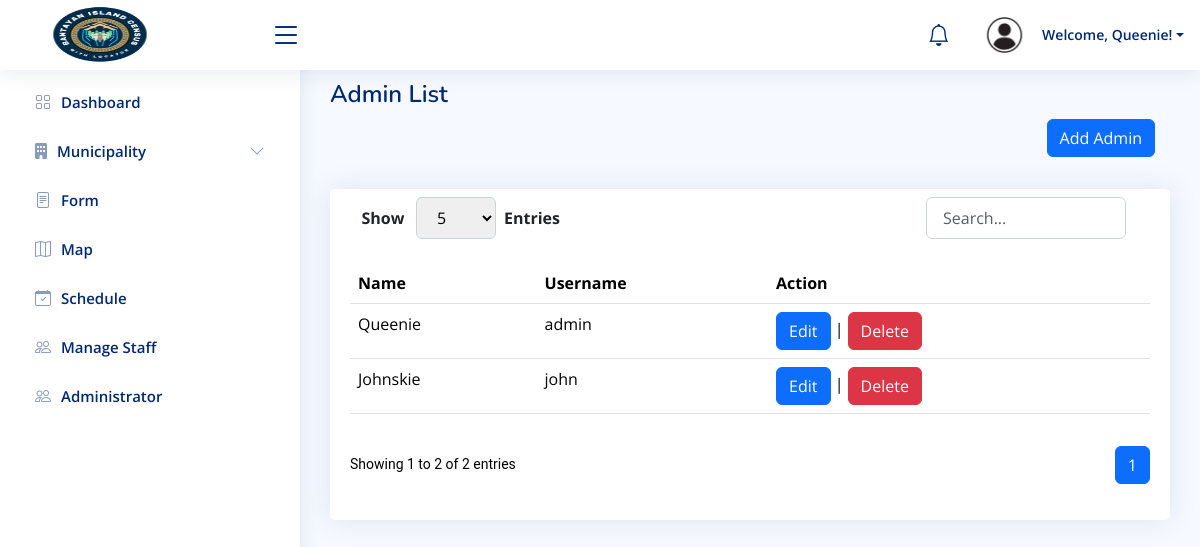
The page /admin/manage-admin.php (signed in) on the database as committed earlier.
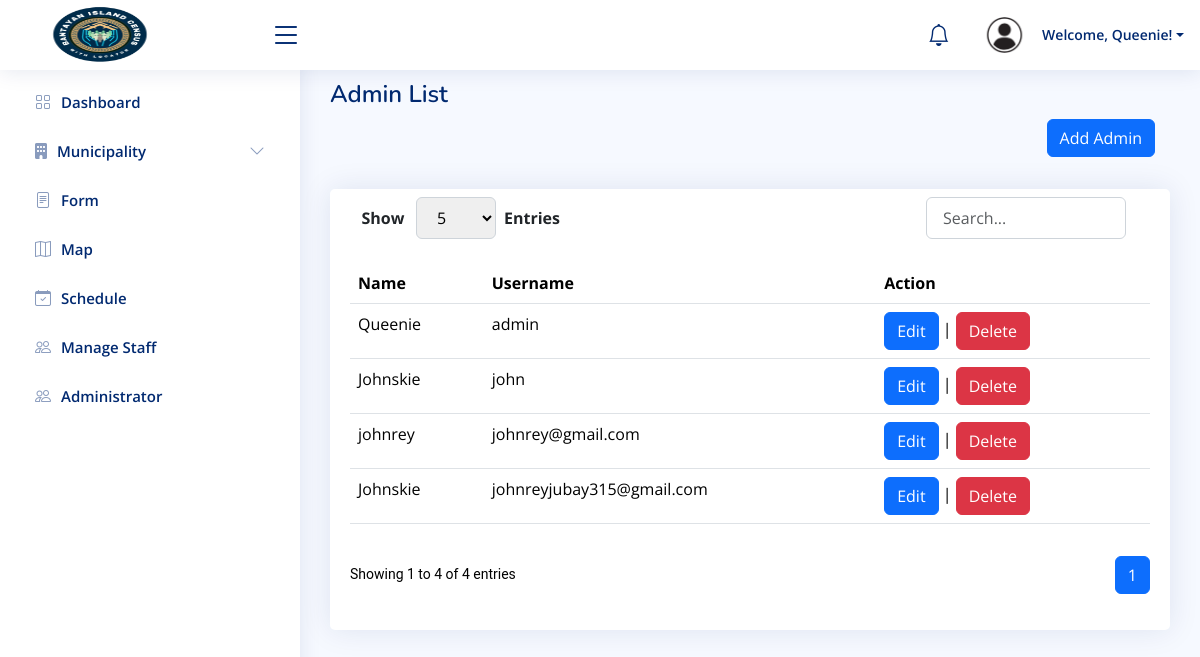
The same page on the database as committed later.
### tables this page shows
CREATE TABLE `users` (
  `id` int(11) NOT NULL,
  `name` varchar(255) NOT NULL,
  `username` varchar(255) NOT NULL,
  `password` varchar(255) NOT NULL,
  `OTP` varchar(250) NOT NULL
);

### admin/manage-admin.php (the view, shortened to what this page needs)
<?php
include 'header.php';
include '../database/db_connect.php';
$limit = isset($_GET['limit']) ? intval($_GET['limit']) : 10;
$page = isset($_GET['page']) ? intval($_GET['page']) : 1;
$offset = ($page - 1) * $limit;
$total_records_query = "SELECT COUNT(*) as total FROM users";
$total_records_result = $conn->query($total_records_query);
$total_records_row = $total_records_result->fetch_assoc();
$total_records = $total_records_row['total'];
$total_pages = ceil($total_records / $limit);
$sql = "SELECT id, name, username FROM users LIMIT ? OFFSET ?";
$stmt = $conn->prepare($sql);
$stmt->bind_param("ii", $limit, $offset);
if (!$stmt->execute()) {
    die("Error fetching records: " . $stmt->error);
}
$result = $stmt->get_result();
?>
<link rel="stylesheet" href="https://cdnjs.cloudflare.com/ajax/libs/font-awesome/5.15.4/css/all.min.css" />
<link rel="stylesheet" href="https://cdnjs.cloudflare.com/ajax/libs/font-awesome/6.0.0-beta3/css/all.min.css">
<main id="main" class="main">
  <div class="pagetitle">
    <h1>Admin List</h1>
  </div>
  <div class="container">
    <div class="d-flex justify-content-between align-items-center mb-3">
      <button type="button" class="btn btn-primary" data-bs-toggle="modal" data-bs-target="#exampleModal">
        Add Admin
      </button>
    </div>
  </div>
  <section class="section mt-3">
    <div class="row">
      <div class="col-lg-12">
        <div class="card">
          <div class="card-body">
            <div class="form-groups align-items-center">
              <div class="dropdown-container">
                <label for="entriesSelect">Show</label>
                <select id="entriesSelect" class="form-selects">
                  <option value="5" selected>5</option>
                </select>
                <span><b>Entries</b></span>
              </div>
              <div class="search-container">
                <input type="text" id="searchInput" class="form-control" placeholder="Search...">
              </div>
            </div>
            <table id="adminTable" class="table datatable">
  <thead>
    <tr>
      <th>Name</th>
      <th>Username</th>
      <th>Action</th>
    </tr>
  </thead>
  <tbody>
    <?php
    if ($result->num_rows > 0) {
      while ($row = $result->fetch_assoc()) {
        echo "<tr>";
        echo "<td>" . htmlspecialchars($row['name']) . "</td>";
        echo "<td>" . htmlspecialchars($row['username']) . "</td>";
        echo "<td>
               <button class='btn btn-primary edit-btn' data-id='" . htmlspecialchars($row['id']) . "' data-bs-toggle='modal' data-bs-target='#editModal'>Edit</button> |
                <button class='btn btn-danger delete-btn' data-id='" . htmlspecialchars($row['id']) . "'>Delete</button>
              </td>";
        echo "</tr>";
      }
    } else {
      echo "<tr><td colspan='3'>No records found</td></tr>";
    }
    ?>
  </tbody>
</table>
            <div class="pagination-info-wrapper">
              <div class="pagination-info">
                Showing <?php echo $offset + 1; ?> to <?php echo min($offset + $limit, $total_records); ?> of <?php echo $total_records; ?> entries
              </div>
              <div class="pagination-controls">
                <nav aria-label="Page navigation">
                  <ul class="pagination">
                    <?php
                    for ($i = 1; $i <= $total_pages; $i++) {
                      $active = $i == $page ? 'active' : '';
                      echo '<li class="page-item ' . $active . '"><a class="page-link" href="?page=' . $i . '&limit=' . $limit . '">' . $i . '</a></li>';
                    }
                    ?>
                  </ul>
                </nav>
              </div>
            </div>
          </div>
        </div>
      </div>
    </div>
  </section>
</main>
<?php include 'footer.php' ?>

### admin/header.php (shortened to what this page needs)
<!DOCTYPE html>
<html lang="en">
<head>
  <link rel="stylesheet" href="https://cdnjs.cloudflare.com/ajax/libs/font-awesome/6.0.0-beta3/css/all.min.css">
  <link href="assets/vendor/bootstrap/css/bootstrap.min.css" rel="stylesheet">
  <link href="assets/vendor/bootstrap-icons/bootstrap-icons.css" rel="stylesheet">
  <link href="assets/vendor/boxicons/css/boxicons.min.css" rel="stylesheet">
  <link href="assets/vendor/quill/quill.snow.css" rel="stylesheet">
  <link href="assets/vendor/quill/quill.bubble.css" rel="stylesheet">
  <link href="assets/vendor/remixicon/remixicon.css" rel="stylesheet">
  <link href="assets/vendor/simple-datatables/style.css" rel="stylesheet">
  <link rel="stylesheet" href="https://cdn.jsdelivr.net/npm/sweetalert2@11.3.8/dist/sweetalert2.min.css">
  <link href="assets/css/style.css" rel="stylesheet">
</head>
<body>
  <header id="header" class="header fixed-top d-flex align-items-center custom-header">
    <div class="d-flex align-items-center justify-content-between">
      <img src="../assets/img/trasparlogo.png" class="custom-logo">
      <i class="bi bi-list toggle-sidebar-btn"></i>
    </div>
    <nav class="header-nav ms-auto">
      <ul class="d-flex align-items-center">
      <li class="nav-item dropdown">
<a class="nav-link nav-icon" href="#" data-bs-toggle="dropdown">
  <i class="bi bi-bell"></i>
</a>
</li>
        <li class="nav-item dropdown pe-3">
          <a class="nav-link nav-profile d-flex align-items-center pe-0" href="#" data-bs-toggle="dropdown">
            <img src="assets/img/icon.webp" alt="Profile" class="rounded-circle">
            <span class="d-none d-md-block dropdown-toggle ps-2"><?php echo "Welcome, " . $_SESSION['name'] . "!" ?></span>
          </a>
        </li>
      </ul>
    </nav>
  </header>
  <aside id="sidebar" class="sidebar">
    <ul class="sidebar-nav" id="sidebar-nav">
      <li class="nav-item">
        <a class="nav-link collapsed " href="index.php">
          <i class="bi bi-grid"></i>
          <span>Dashboard</span>
        </a>
      </li>
      <li class="nav-item">
        <a class="nav-link collapsed" data-bs-target="#forms-nav" data-bs-toggle="collapse" href="#">
          <i class="fas fa-building"></i><span>Municipality</span><i class="bi bi-chevron-down ms-auto"></i>
        </a>
      </li>
      <li class="nav-item">
        <a class="nav-link collapsed" href="form.php">
          <i class="bi bi-file-text"></i><span>Form</span>
        </a>
      </li>
      <li class="nav-item">
        <a class="nav-link collapsed " href="map.php">
          <i class="bi bi-map"></i>
          <span>Map</span>
        </a>
      </li>
      <li class="nav-item">
        <a class="nav-link collapsed " href="schedule.php">
          <i class="bi bi-calendar-check"></i>
          <span>Schedule</span>
        </a>
      </li>
      <li class="nav-item">
        <a class="nav-link collapsed " href="manage-staff.php">
          <i class="bi bi-people"></i>
          <span>Manage Staff</span>
        </a>
      </li>
      <li class="nav-item">
        <a class="nav-link collapsed " href="manage-admin.php">
          <i class="bi bi-people"></i>
          <span>Administrator</span>
        </a>
      </li>
    </ul>
  </aside>

### admin/footer.php (shortened to what this page needs)
</body>
</html>

### admin/assets/css/style.css (style rules this page uses)
:root { scroll-behavior: smooth; }
body { font-family: "Open Sans", sans-serif; background: #f6f9ff; color: #444444; }
a { color: #4154f1; text-decoration: none; }
h1, h2, h3, h4, h5, h6 { font-family: "Nunito", sans-serif; }
#main { margin-top: 60px; padding: 20px 30px; transition: all 0.3s; }
.pagetitle { margin-bottom: 10px; }
.pagetitle h1 { font-size: 24px; margin-bottom: 0; font-weight: 600; color: #012970; }
.card { margin-bottom: 30px; border: none; border-radius: 5px; box-shadow: 0px 0 30px rgba(1, 41, 112, 0.1); }
.card-body { padding: 0 20px 20px 20px; }
.header { transition: all 0.5s; z-index: 997; height: 60px; box-shadow: 0px 2px 20px rgba(1, 41, 112, 0.1); background-color: #fff; padding-left: 20px; }
.header .toggle-sidebar-btn { font-size: 32px; padding-left: 10px; cursor: pointer; color: #012970; }
.header-nav ul { list-style: none; }
.header-nav>ul { margin: 0; padding: 0; }
.header-nav .nav-icon { font-size: 22px; color: #012970; margin-right: 25px; position: relative; }
.header-nav .nav-profile { color: #012970; }
.header-nav .nav-profile img { max-height: 36px; }
.header-nav .nav-profile span { font-size: 14px; font-weight: 600; }
.sidebar { position: fixed; top: 60px; left: 0; bottom: 0; width: 300px; z-index: 996; transition: all 0.3s; padding: 20px; overflow-y: auto; scrollbar-width: thin; scrollbar-color: #aab7cf transparent; box-shadow: 0px 0px 20px rgba(1, 41, 112, 0.1); background-color: #fff; }
@media (min-width: 1200px) { #main, #footer { margin-left: 300px; } }
.sidebar-nav { padding: 0; margin: 0; list-style: none; }
.sidebar-nav li { padding: 0; margin: 0; list-style: none; }
.sidebar-nav .nav-item { margin-bottom: 5px; }
.sidebar-nav .nav-link { display: flex; align-items: center; font-size: 15px; font-weight: 600; color: #4154f1; transition: 0.3; background: #f6f9ff; padding: 10px 15px; border-radius: 4px; }
.sidebar-nav .nav-link i { font-size: 16px; margin-right: 10px; color: #4154f1; }
.sidebar-nav .nav-link.collapsed { color: #012970; background: #fff; }
.sidebar-nav .nav-link.collapsed i { color: #899bbd; }
.sidebar-nav .nav-link .bi-chevron-down { margin-right: 0; transition: transform 0.2s ease-in-out; }

### admin/header.php (style rules this page uses)
.custom-header { height: 70px; }
.custom-logo { width: 120px; height: 70px; margin-left: 20px; }
.toggle-sidebar-btn { margin-left: 100px; }

### admin/manage-admin.php (style rules this page uses)
.container { display: flex; justify-content: flex-end; padding: 0 15px; }
.form-groups { display: flex; align-items: center; margin-bottom: 1rem; padding: 0.5rem; }
.form-groups .dropdown-container { display: flex; align-items: center; gap: 0.5rem; }
.form-groups .dropdown-container label { display: inline-block; font-weight: bold; text-align: center; width: 50px; }
.form-selects { border-radius: 0.375rem; border: 1px solid #ced4da; padding: 0.5rem 1rem; font-size: 1rem; transition: border-color 0.15s ease-in-out, box-shadow 0.15s ease-in-out; width: 80px; margin: 0; }
.search-container { margin-left: auto; margin-right: 1rem; display: flex; align-items: center; }
#searchInput { width: 200px; padding: 0.5rem 1rem; border-radius: 0.375rem; border: 1px solid #ced4da; font-size: 1rem; transition: border-color 0.15s ease-in-out, box-shadow 0.15s ease-in-out; }
.pagination-info-wrapper { display: flex; justify-content: space-between; align-items: center; margin-top: 1rem; }
.pagination-info { font-size: 0.875rem; color: black; font-family: 'Roboto', sans-serif; }
.pagination-controls { display: flex; justify-content: flex-end; align-items: center; margin-top: 1rem; }

Rows that differ between the two databases and show on the page:
added users: name "johnrey", username "johnrey@gmail.com"
added users: name "Johnskie", username "johnreyjubay315@gmail.com"
Other text that changed with them:
min($offset + $limit, $total_records): "2" → "4"
$total_records: "2" → "4"
